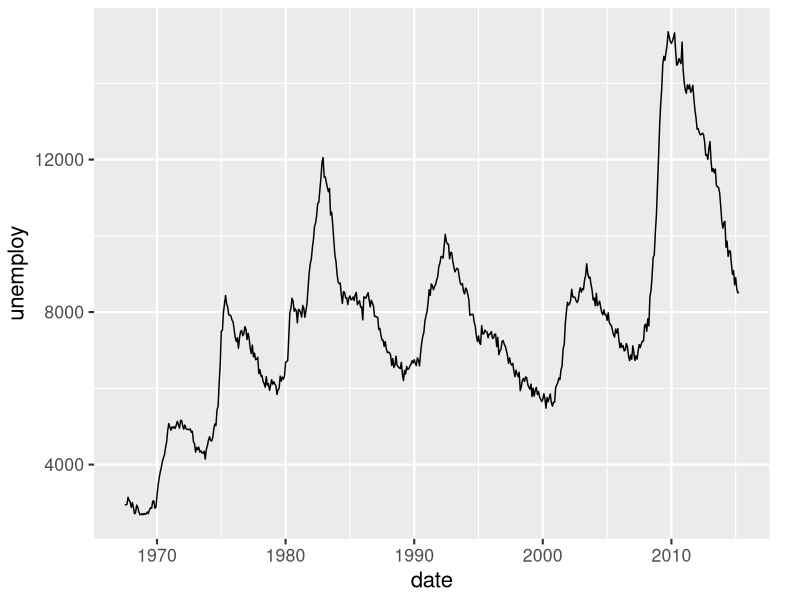
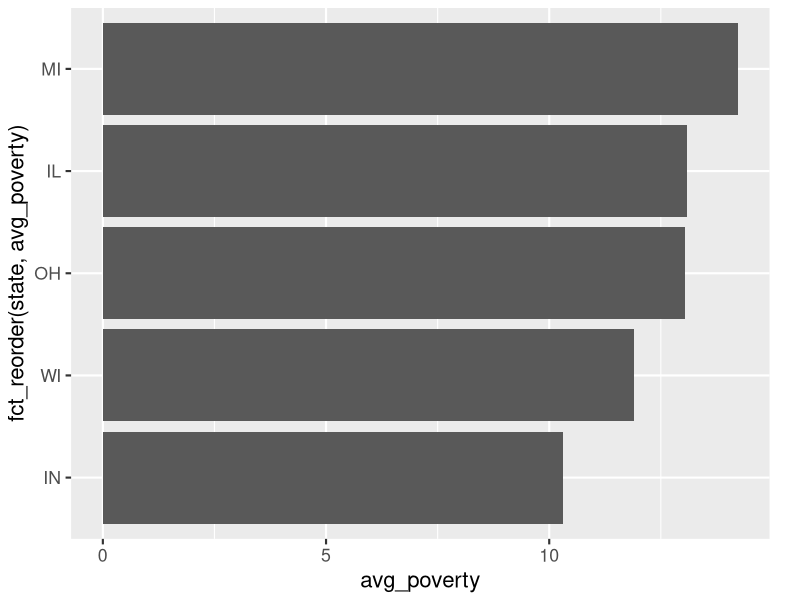
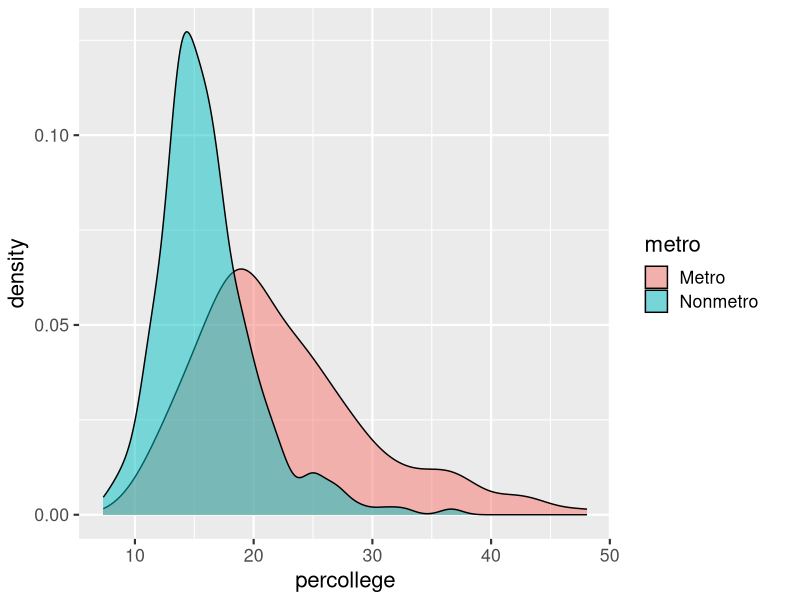
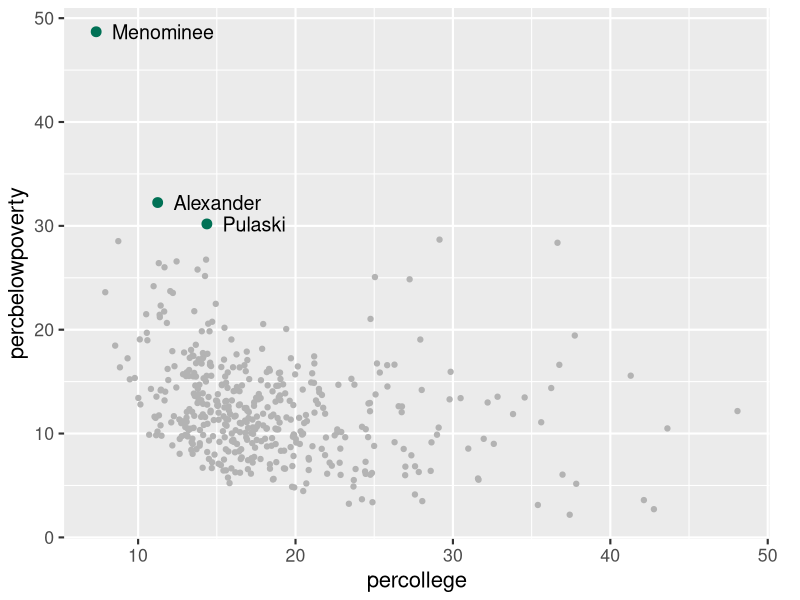
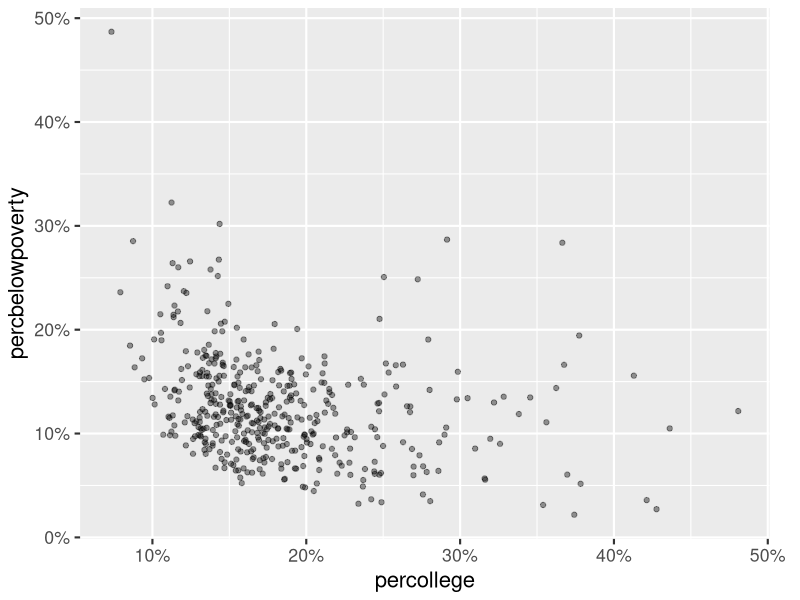
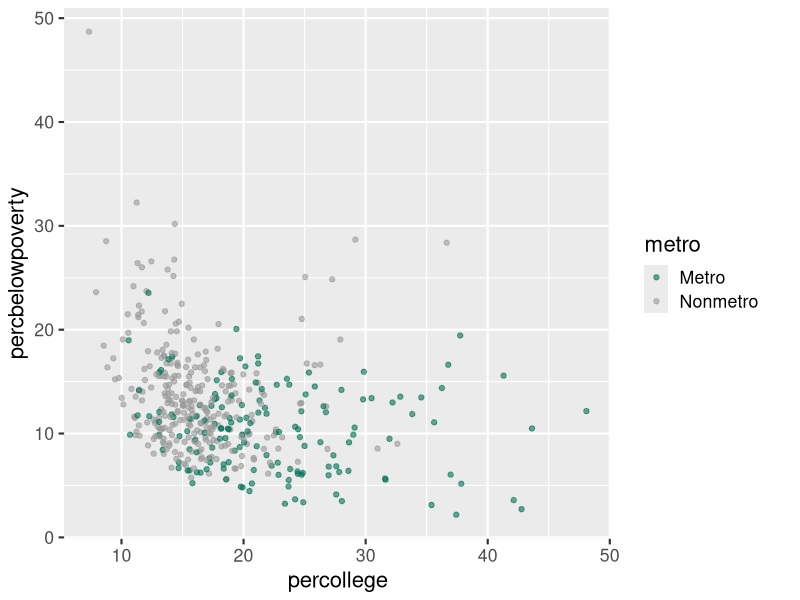
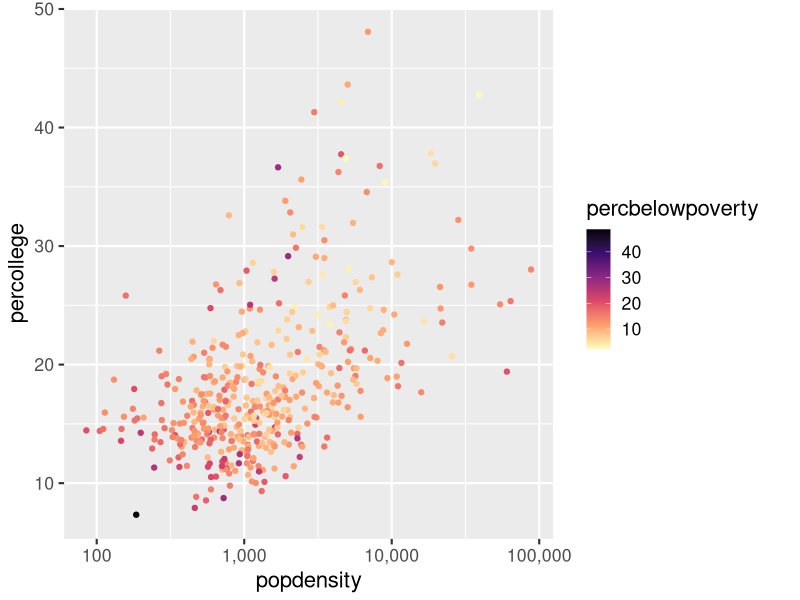
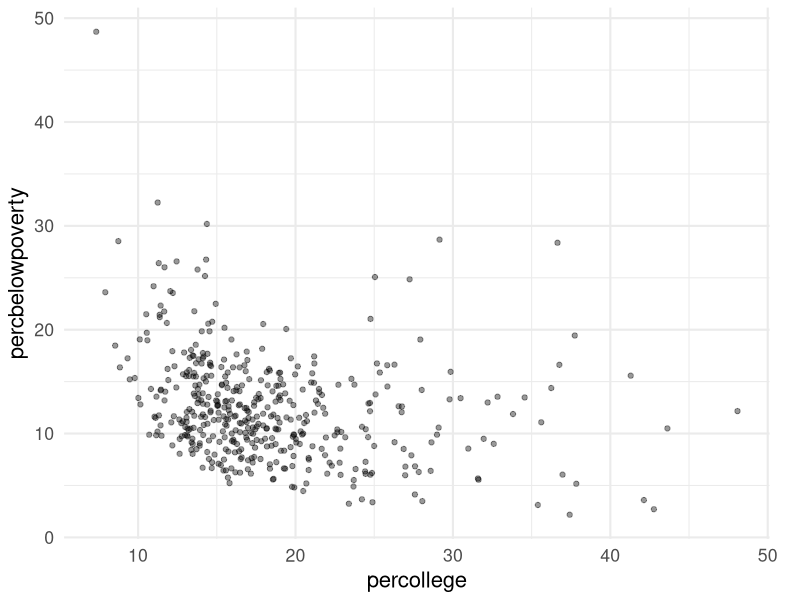

Here is the R script that generated these plots, in order:
## ---- chunk 1
#| include: false
library(tidyverse)
options(pillar.print_max = 5, pillar.print_min = 5, width = 72)
# A little extra right margin keeps axis labels like "50%" from being clipped.
wide_margin <- theme(plot.margin = margin(5.5, 22, 5.5, 5.5))
theme_set(theme_gray(base_size = 16) + wide_margin)
knitr::opts_chunk$set(fig.width = 8, fig.height = 4.5, fig.align = "center",
                      dpi = 150, out.width = "85%")

# Complete themes reset the base font size to 11, which is too small on a
# projector. These wrappers keep the code on the slides clean (a bare
# theme_minimal()) while rendering at the same size as every other figure.
theme_minimal <- function(base_size = 16, ...) ggplot2::theme_minimal(base_size = base_size, ...) + wide_margin
theme_classic <- function(base_size = 16, ...) ggplot2::theme_classic(base_size = base_size, ...) + wide_margin
theme_bw <- function(base_size = 16, ...) ggplot2::theme_bw(base_size = base_size, ...) + wide_margin
theme_dark <- function(base_size = 16, ...) ggplot2::theme_dark(base_size = base_size, ...) + wide_margin
## ---- chunk 2
midwest_df <- midwest |>
  select(county, state, poptotal, popdensity, percollege,
         percbelowpoverty, inmetro) |>
  mutate(metro = if_else(inmetro == 1, "Metro", "Nonmetro"))

midwest_df
## ---- chunk 3
ggplot(economics, aes(x = date, y = unemploy)) +
  geom_line()
## ---- chunk 4
state_summary <- midwest_df |>
  group_by(state) |>
  summarize(avg_poverty = mean(percbelowpoverty),
            avg_college = mean(percollege))

ggplot(state_summary, aes(x = avg_poverty, y = fct_reorder(state, avg_poverty))) +
  geom_col()
## ---- chunk 5
ggplot(midwest_df, aes(x = percollege, fill = metro)) +
  geom_density(alpha = 0.5)
## ---- chunk 6
high_poverty <- midwest_df |>
  filter(percbelowpoverty > 30) |>
  mutate(county = str_to_title(county))

ggplot(midwest_df, aes(x = percollege, y = percbelowpoverty)) +
  geom_point(color = "gray70") +
  geom_point(data = high_poverty, color = "#007155", size = 3) +
  geom_text(data = high_poverty, aes(label = county), hjust = 0, nudge_x = 1, size = 5)
## ---- chunk 7
ggplot(midwest_df, aes(x = percollege, y = percbelowpoverty)) +
  geom_point(alpha = 0.4) +
  scale_x_continuous(labels = scales::label_percent(scale = 1)) +
  scale_y_continuous(labels = scales::label_percent(scale = 1),
                     breaks = seq(0, 50, by = 10))
## ---- chunk 8
ggplot(midwest_df, aes(x = percollege, y = percbelowpoverty, color = metro)) +
  geom_point(alpha = 0.6) +
  scale_color_manual(values = c("Metro" = "#007155", "Nonmetro" = "gray60"))
## ---- chunk 9
ggplot(midwest_df, aes(x = popdensity, y = percollege, color = percbelowpoverty)) +
  geom_point() +
  scale_x_log10(labels = scales::label_comma()) +
  scale_color_viridis_c(option = "magma", direction = -1)
## ---- chunk 10
#| layout-ncol: 2
#| fig-width: 6
#| fig-height: 3
#| out-width: "100%"
ggplot(midwest_df, aes(x = percollege, y = percbelowpoverty)) +
  geom_point(alpha = 0.4) +
  theme_minimal()

ggplot(midwest_df, aes(x = percollege, y = percbelowpoverty)) +
  geom_point(alpha = 0.4) +
  theme_classic()
## ---- chunk 11
#| fig-height: 5
ggplot(midwest_df, aes(x = percollege, y = percbelowpoverty, color = metro)) +
  geom_point(alpha = 0.6) +
  scale_color_manual(values = c("Metro" = "#007155", "Nonmetro" = "gray60")) +
  scale_x_continuous(labels = scales::label_percent(scale = 1)) +
  scale_y_continuous(labels = scales::label_percent(scale = 1)) +
  labs(
    title = "The most college-educated counties are metro counties",
    subtitle = "Midwestern counties, 2000 Census",
    x = "Adults with a college degree",
    y = "Population below poverty line",
    color = NULL,
    caption = "Source: ggplot2::midwest"
  ) +
  theme_minimal() +
  theme(legend.position = "bottom",
        panel.grid.minor = element_blank())
## ---- chunk 12
#| echo: false
#| layout-ncol: 2
#| fig-width: 6
#| fig-height: 3.6
#| out-width: "100%"
ggplot(state_summary, aes(x = state, y = avg_poverty, fill = state)) +
  geom_col(color = "black", linewidth = 1) +
  scale_fill_brewer(palette = "Set1") +
  labs(title = "Average County Poverty Rate by State",
       x = "State", y = "Average County Poverty Rate (%)", fill = "State") +
  theme_bw() +
  theme(panel.background = element_rect(fill = "gray85"),
        panel.grid = element_line(color = "gray40"),
        panel.border = element_rect(linewidth = 2),
        axis.title.y = element_text(size = 11))

ggplot(state_summary, aes(x = avg_poverty, y = fct_reorder(state, avg_poverty))) +
  geom_col(fill = "gray35", width = 0.6) +
  geom_text(aes(label = sprintf("%.1f%%", avg_poverty)), hjust = -0.15, size = 6) +
  scale_x_continuous(limits = c(0, 16)) +
  labs(title = "Average county poverty rate", x = NULL, y = NULL) +
  theme_minimal() +
  theme(panel.grid = element_blank(), axis.text.x = element_blank())
## ---- chunk 13
#| layout-ncol: 2
#| fig-width: 6
#| fig-height: 3
#| out-width: "100%"
ggplot(state_summary, aes(x = state, y = avg_poverty)) +
  geom_col() +
  coord_cartesian(ylim = c(10, 14.5))

ggplot(state_summary, aes(x = state, y = avg_poverty)) +
  geom_col()
## ---- chunk 14
#| layout-ncol: 2
#| fig-width: 6
#| fig-height: 3
#| out-width: "100%"
recent <- economics |>
  filter(date >= as.Date("2010-01-01"))

ggplot(recent, aes(x = date, y = unemploy)) +
  geom_line()

ggplot(economics, aes(x = date, y = unemploy)) +
  geom_line()
## ---- chunk 15
#| layout-ncol: 2
#| fig-width: 6
#| fig-height: 3
#| out-width: "100%"
color_plot <- ggplot(midwest_df, aes(x = popdensity, y = percollege,
                                     color = percbelowpoverty)) +
  geom_point() +
  scale_x_log10(labels = scales::label_comma()) +
  labs(color = "Poverty (%)")

color_plot + scale_color_gradientn(colors = rainbow(7))

color_plot + scale_color_viridis_c(direction = -1)
## ---- chunk 16
#| layout-ncol: 2
#| fig-width: 6
#| fig-height: 3
#| out-width: "100%"
color_plot + scale_color_distiller(palette = "RdBu")

color_plot + scale_color_distiller(palette = "Blues", direction = 1)
## ---- chunk 17
#| fig-height: 3.2
#| out-width: "60%"
ggplot(state_summary, aes(x = state, y = avg_college, fill = avg_college)) +
  geom_col() +
  scale_fill_gradientn(colors = rainbow(5)) +
  coord_cartesian(ylim = c(16, 20.5)) +
  theme_dark()
## ---- chunk 18
#| fig-height: 3.4
#| out-width: "70%"
ggplot(state_summary, aes(x = avg_college, y = fct_reorder(state, avg_college))) +
  geom_col(fill = "#007155") +
  scale_x_continuous(labels = scales::label_percent(scale = 1)) +
  labs(
    title = "Wisconsin's counties lead the Midwest in college graduates",
    subtitle = "Average county share of adults with a college degree, 2000",
    x = NULL, y = NULL,
    caption = "Source: ggplot2::midwest"
  ) +
  theme_minimal() +
  theme(panel.grid.major.y = element_blank(),
        panel.grid.minor = element_blank())
